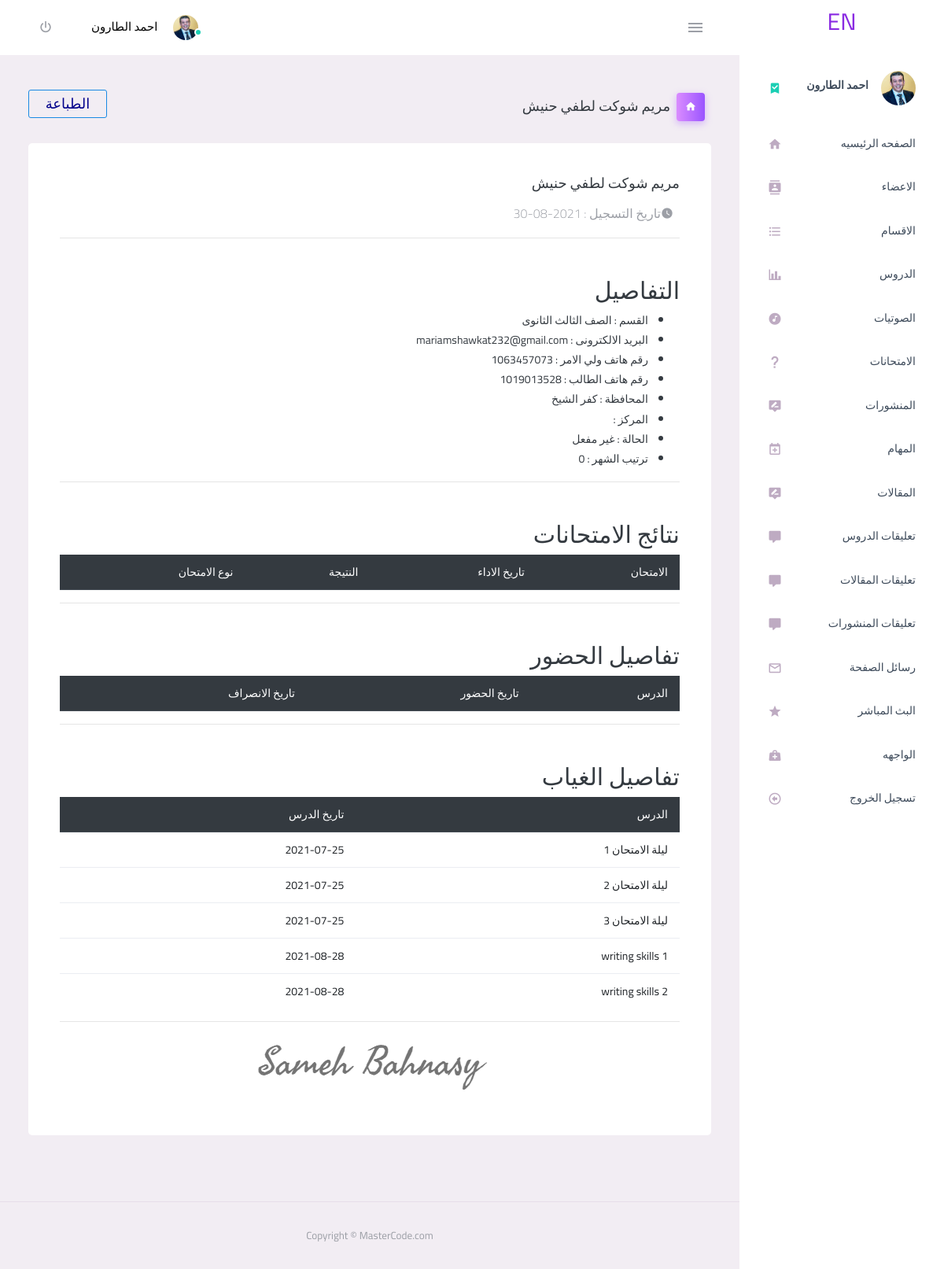
Page /admin/member_details.php?userid=622 (signed in) on the committed database.
### tables this page shows
CREATE TABLE `members` (
  `userid` int(11) NOT NULL,
  `username` varchar(255) NOT NULL,
  `password` varchar(255) NOT NULL,
  `email` varchar(255) DEFAULT NULL,
  `fullname` varchar(255) DEFAULT NULL,
  `groupid` int(11) NOT NULL DEFAULT '0',
  `regstatus` int(11) NOT NULL DEFAULT '0',
  `date` date NOT NULL,
  `avatar` varchar(225) NOT NULL DEFAULT 'img.png',
  `lil` text,
  `orders` int(11) NOT NULL DEFAULT '0',
  `lil_data` date DEFAULT NULL,
  `phone` int(20) DEFAULT NULL,
  `only` int(11) NOT NULL DEFAULT '0',
  `phone_2` int(11) DEFAULT NULL,
  `country` varchar(255) DEFAULT NULL,
  `city` varchar(255) DEFAULT NULL,
  `mac` varchar(255) DEFAULT NULL
);

CREATE TABLE `category` (
  `category_id` int(11) NOT NULL,
  `category_name` varchar(255) NOT NULL,
  `category_description` text NOT NULL,
  `ordering` int(11) DEFAULT '0',
  `parent` int(11) NOT NULL,
  `Visibility` tinyint(4) NOT NULL,
  `Allow_Comment` tinyint(4) NOT NULL,
  `Allow_Ads` tinyint(4) NOT NULL,
  `image` varchar(255) NOT NULL
);

CREATE TABLE `lessons` (
  `lesson_id` int(11) NOT NULL,
  `lesson_name` varchar(255) NOT NULL,
  `lesson_description` text NOT NULL,
  `video` varchar(255) NOT NULL,
  `lesson_data` date NOT NULL,
  `member_id` int(11) NOT NULL,
  `cat_id` int(11) NOT NULL,
  `video_name` varchar(225) DEFAULT NULL,
  `youtube` tinyint(4) NOT NULL DEFAULT '0',
  `Approve` tinyint(1) NOT NULL DEFAULT '0',
  `pdf` varchar(255) DEFAULT NULL,
  `orders` int(11) NOT NULL DEFAULT '0'
);

### admin/member_details.php (the view, shortened to what this page needs)
<?php
if (isset($_SESSION['username'])) {
    include 'inital.php';
    $userid = isset($_GET['userid']) && is_numeric($_GET['userid']) ? intval($_GET['userid']) : 0;
    $stmt = $con->prepare("SELECT members.*,
                                    category.category_name as category_name
                                    FROM members
                                    inner join category
                                    on category.category_id = members.groupid
                                    where userid = ? ");
    $stmt->execute(array($userid));
    $row = $stmt->fetch();
    if (! empty($row)) {
        include 'includes/templates/header.php';
        include 'includes/templates/side.php';
        ?>
        <div class="main-panel ">
            <div class="content-wrapper ">
                <div class="page-header ">
                    <h3 class="page-title ">
                        <span class="page-title-icon bg-gradient-primary text-white mr-2 ">
                            <i class="mdi mdi-home "></i>
                        </span>&nbsp; <?php echo $row['username']; ?>
                    </h3>
                    <button id="print" style=" color:darkblue;font-size:18px;width:100px" class="mb-2 btn btn-outline-info btn-sm">الطباعة</button>
                </div>
                <div class="row" id="printTable">
                    <div class="col-12 grid-margin stretch-card">
                        <div class="card">
                            <div class="card-body">
                                <h4 class="card-title"><?php echo $row['username']; ?></h4>
                                <div class="d-flex">
                                    <div class="d-flex align-items-center text-muted font-weight-light">
                                        <i class="mdi mdi-clock icon-sm mr-2"></i>
                                        <span> تاريخ التسجيل : <?php echo $row['date']; ?> </span>
                                    </div>
                                </div>
                                <hr>
                                <div class="mt-5 align-items-top">
                                    <h2>التفاصيل</h2>
                                    <ul>
                                        <li>القسم : <?php echo $row['category_name']; ?></li>
                                        <li>البريد الالكترونى : <?php echo $row['email']; ?></li>
                                        <li>رقم هاتف ولي الامر : <?php echo $row['phone']; ?></li>
                                         <li>رقم هاتف الطالب : <?php echo $row['phone_2']; ?></li>
                                          <li>المحافظة : <?php echo $row['country']; ?></li>
                                          <li>المركز : <?php echo $row['city']; ?></li>
                                        <li>الحالة : <?php echo $row['regstatus'] == 1 ? 'مفعل' :'غير مفعل'; ?></li>
                                        <li>ترتيب الشهر : <?php echo $row['orders']; ?></li>
                                    </ul>
                                </div>
                                <hr>
                                <div class="mt-5 align-items-top">
                                    <h2>نتائج الامتحانات</h2>
                                    <div class="table-responsive">
                                        <table class="table" id="datatableid_2">
                                            <thead class="thead-dark">
                                            <tr>
                                                <th scope="col">الامتحان</th>
                                                <th scope="col">تاريخ الاداء</th>
                                                <th scope="col">النتيجة</th>
                                                <th scope="col">نوع الامتحان</th>
                                            </tr>
                                            </thead>
                                        </table>
                                    </div>
                                </div>
                                <hr>
                                <div class="mt-5 align-items-top">
                                    <h2>تفاصيل الحضور</h2>
                                    <div class="table-responsive">
                                        <table class="table" id="datatableid">
                                            <thead class="thead-dark">
                                            <tr>
                                                <th scope="col">الدرس</th>
                                                <th scope="col">تاريخ الحضور</th>
                                                <th scope="col">تاريخ الانصراف</th>
                                            </tr>
                                            </thead>
                                        </table>
                                    </div>
                                </div>
                                <hr>
                                <div class="mt-5 align-items-top">
                                    <h2>تفاصيل الغياب</h2>
                                    <div class="table-responsive">
                                        <table class="table" id="datatableid_3">
                                            <thead class="thead-dark">
                                            <tr>
                                                <th scope="col">الدرس</th>
                                                <th scope="col">تاريخ الدرس</th>
                                            </tr>
                                            </thead>
                                            <tbody>
                                                <?php
                                                    $stmt = $con->prepare("SELECT category_id FROM category where parent = ?");
                                                    $stmt->execute(array($row['groupid']));
                                                    $cats = $stmt->fetchAll();
                                                    foreach($cats as $cat){
                                                        $lessons = $con->prepare("SELECT * FROM lessons Where cat_id = ?");
                                                        $lessons->execute(array($cat['category_id']));
                                                        $lessons = $lessons->fetchAll();
                                                        foreach($lessons as $lesson){
                                                            $stmt = $con->prepare("SELECT
                                                                                    lesson_id
                                                                                FROM
                                                                                    lesson_member
                                                                                WHERE
                                                                                    member_id = ?
                                                                                And
                                                                                    lesson_id = ? ");
                                                            $stmt->execute(array($userid, $lesson['lesson_id']));
                                                            $exams = $stmt->fetchAll();
                                                            if(empty($exams)){
                                                                echo '
                                                                    <tr>
                                                                        <td>'.$lesson['lesson_name'].'</td>
                                                                        <td>'.$lesson['lesson_data'].'</td>
                                                                    </tr>
                                                                ';
                                                            }
                                                        }
                                                    }
                                                    ?>
                                            </tbody>
                                        </table>
                                    </div>
                                </div>
                                <hr>
                                <h2 class="main_h2" style="text-align: center;">
                                    <img style="max-width: 100%;" src="layout/images/sign.png" alt="">
                                </h2>
                            </div>
                        </div>
                    </div>
                </div>
                </div>
        <?php
        include 'includes/templates/footer.php'; ?>
        <?php
    } else {
        header('Location: error-404.html');
        exit();
    }
} else {
    header('Location: index.php');
    exit();
}
?>

### rows in the picture
members: username "مريم شوكت لطفي حنيش", date "2021-08-30", category.category_name "الصف الثالث الثانوى", email "mariamshawkat232@gmail.com", phone "1063457073", phone_2 "1019013528", country "كفر الشيخ", orders "0"
lessons: lesson_name "ليلة الامتحان 1", lesson_data "2021-07-25"
lessons: lesson_name "ليلة الامتحان 2", lesson_data "2021-07-25"
lessons: lesson_name "ليلة الامتحان 3", lesson_data "2021-07-25"
lessons: lesson_name "writing skills 1", lesson_data "2021-08-28"
lessons: lesson_name "writing skills 2", lesson_data "2021-08-28"

### other values in the picture
$_SESSION['username'] "احمد الطارون"
